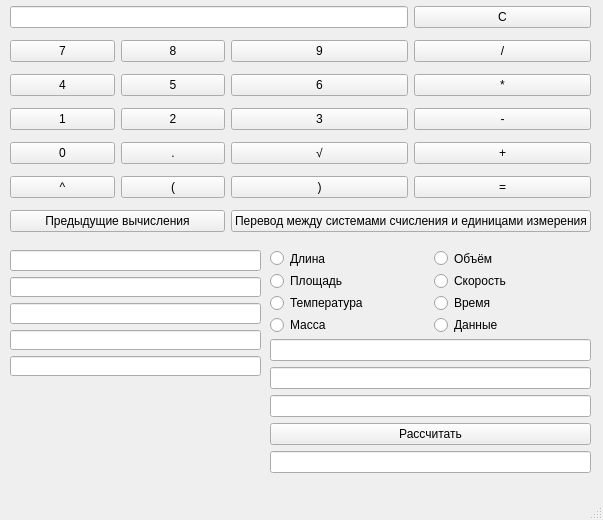
<?xml version="1.0" encoding="UTF-8"?>
<ui version="4.0">
 <class>MainWindow</class>
 <widget class="QMainWindow" name="MainWindow">
  <property name="geometry">
   <rect>
    <x>0</x>
    <y>0</y>
    <width>603</width>
    <height>520</height>
   </rect>
  </property>
  <property name="windowTitle">
   <string>Калькулятор</string>
  </property>
  <widget class="QWidget" name="centralwidget">
   <widget class="QWidget" name="gridLayoutWidget">
    <property name="geometry">
     <rect>
      <x>10</x>
      <y>0</y>
      <width>581</width>
      <height>241</height>
     </rect>
    </property>
    <layout class="QGridLayout" name="gridLayout">
     <item row="5" column="1">
      <widget class="QPushButton" name="dot">
       <property name="text">
        <string>.</string>
       </property>
      </widget>
     </item>
     <item row="2" column="1">
      <widget class="QPushButton" name="number_8">
       <property name="text">
        <string>8</string>
       </property>
      </widget>
     </item>
     <item row="2" column="0">
      <widget class="QPushButton" name="number_7">
       <property name="text">
        <string>7</string>
       </property>
      </widget>
     </item>
     <item row="2" column="2">
      <widget class="QPushButton" name="number_9">
       <property name="text">
        <string>9</string>
       </property>
      </widget>
     </item>
     <item row="4" column="1">
      <widget class="QPushButton" name="number_2">
       <property name="text">
        <string>2</string>
       </property>
      </widget>
     </item>
     <item row="3" column="2">
      <widget class="QPushButton" name="number_6">
       <property name="text">
        <string>6</string>
       </property>
      </widget>
     </item>
     <item row="3" column="1">
      <widget class="QPushButton" name="number_5">
       <property name="text">
        <string>5</string>
       </property>
      </widget>
     </item>
     <item row="4" column="0">
      <widget class="QPushButton" name="number_1">
       <property name="text">
        <string>1</string>
       </property>
      </widget>
     </item>
     <item row="4" column="2">
      <widget class="QPushButton" name="number_3">
       <property name="text">
        <string>3</string>
       </property>
      </widget>
     </item>
     <item row="3" column="0">
      <widget class="QPushButton" name="number_4">
       <property name="text">
        <string>4</string>
       </property>
      </widget>
     </item>
     <item row="5" column="0">
      <widget class="QPushButton" name="number_0">
       <property name="text">
        <string>0</string>
       </property>
      </widget>
     </item>
     <item row="8" column="0" colspan="2">
      <widget class="QPushButton" name="previous_calculations">
       <property name="text">
        <string>Предыдущие вычисления</string>
       </property>
      </widget>
     </item>
     <item row="8" column="2" colspan="2">
      <widget class="QPushButton" name="transpose">
       <property name="text">
        <string>Перевод между системами счисления и единицами измерения</string>
       </property>
      </widget>
     </item>
     <item row="3" column="3">
      <widget class="QPushButton" name="multiply">
       <property name="text">
        <string>*</string>
       </property>
      </widget>
     </item>
     <item row="2" column="3">
      <widget class="QPushButton" name="divide">
       <property name="text">
        <string>/</string>
       </property>
      </widget>
     </item>
     <item row="4" column="3">
      <widget class="QPushButton" name="minus">
       <property name="text">
        <string>-</string>
       </property>
      </widget>
     </item>
     <item row="0" column="3">
      <widget class="QPushButton" name="clear">
       <property name="text">
        <string>C</string>
       </property>
      </widget>
     </item>
     <item row="0" column="0" colspan="3">
      <widget class="QLineEdit" name="expr"/>
     </item>
     <item row="5" column="3">
      <widget class="QPushButton" name="plus">
       <property name="text">
        <string>+</string>
       </property>
      </widget>
     </item>
     <item row="7" column="2">
      <widget class="QPushButton" name="right_bracket">
       <property name="text">
        <string>)</string>
       </property>
      </widget>
     </item>
     <item row="7" column="3">
      <widget class="QPushButton" name="result">
       <property name="text">
        <string>=</string>
       </property>
      </widget>
     </item>
     <item row="7" column="0">
      <widget class="QPushButton" name="degree">
       <property name="text">
        <string>^</string>
       </property>
      </widget>
     </item>
     <item row="7" column="1">
      <widget class="QPushButton" name="left_bracket">
       <property name="text">
        <string>(</string>
       </property>
      </widget>
     </item>
     <item row="5" column="2">
      <widget class="QPushButton" name="root">
       <property name="text">
        <string>√</string>
       </property>
      </widget>
     </item>
    </layout>
   </widget>
   <widget class="QWidget" name="verticalLayoutWidget">
    <property name="geometry">
     <rect>
      <x>10</x>
      <y>250</y>
      <width>251</width>
      <height>126</height>
     </rect>
    </property>
    <layout class="QVBoxLayout" name="previous_calc">
     <item>
      <widget class="QLineEdit" name="prev_calc"/>
     </item>
     <item>
      <widget class="QLineEdit" name="prev_calc_2"/>
     </item>
     <item>
      <widget class="QLineEdit" name="prev_calc_3"/>
     </item>
     <item>
      <widget class="QLineEdit" name="prev_calc_4"/>
     </item>
     <item>
      <widget class="QLineEdit" name="prev_calc_5"/>
     </item>
    </layout>
   </widget>
   <widget class="QWidget" name="verticalLayoutWidget_2">
    <property name="geometry">
     <rect>
      <x>270</x>
      <y>250</y>
      <width>321</width>
      <height>223</height>
     </rect>
    </property>
    <layout class="QVBoxLayout" name="verticalLayout">
     <item>
      <layout class="QGridLayout" name="gridLayout_2">
       <item row="1" column="0">
        <widget class="QRadioButton" name="area">
         <property name="text">
          <string>Площадь</string>
         </property>
        </widget>
       </item>
       <item row="0" column="1">
        <widget class="QRadioButton" name="Volume">
         <property name="text">
          <string>Объём</string>
         </property>
        </widget>
       </item>
       <item row="0" column="0">
        <widget class="QRadioButton" name="length">
         <property name="text">
          <string>Длина</string>
         </property>
        </widget>
       </item>
       <item row="1" column="1">
        <widget class="QRadioButton" name="speed">
         <property name="text">
          <string>Скорость</string>
         </property>
        </widget>
       </item>
       <item row="2" column="0">
        <widget class="QRadioButton" name="temperature">
         <property name="text">
          <string>Температура</string>
         </property>
        </widget>
       </item>
       <item row="2" column="1">
        <widget class="QRadioButton" name="time">
         <property name="text">
          <string>Время</string>
         </property>
        </widget>
       </item>
       <item row="3" column="0">
        <widget class="QRadioButton" name="mass">
         <property name="text">
          <string>Масса</string>
         </property>
        </widget>
       </item>
       <item row="3" column="1">
        <widget class="QRadioButton" name="data">
         <property name="text">
          <string>Данные</string>
         </property>
        </widget>
       </item>
      </layout>
     </item>
     <item>
      <widget class="QLineEdit" name="integer"/>
     </item>
     <item>
      <widget class="QLineEdit" name="unit_of_the_measurement"/>
     </item>
     <item>
      <widget class="QLineEdit" name="unit_of_the_measurement_2"/>
     </item>
     <item>
      <widget class="QPushButton" name="answer_btn">
       <property name="text">
        <string>Рассчитать</string>
       </property>
      </widget>
     </item>
     <item>
      <widget class="QLineEdit" name="answer">
       <property name="readOnly">
        <bool>true</bool>
       </property>
      </widget>
     </item>
    </layout>
   </widget>
  </widget>
  <widget class="QMenuBar" name="menubar">
   <property name="geometry">
    <rect>
     <x>0</x>
     <y>0</y>
     <width>603</width>
     <height>21</height>
    </rect>
   </property>
  </widget>
  <widget class="QStatusBar" name="statusbar"/>
 </widget>
 <resources/>
 <connections/>
</ui>
